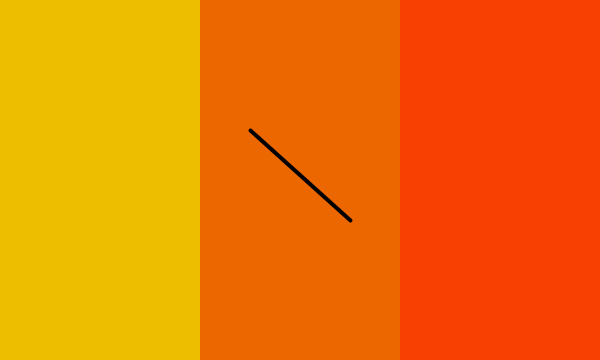
Frame 1 (no input)
Frame 60 (the mouse pressed at the canvas centre just before this capture): identical to frame 1, image omitted
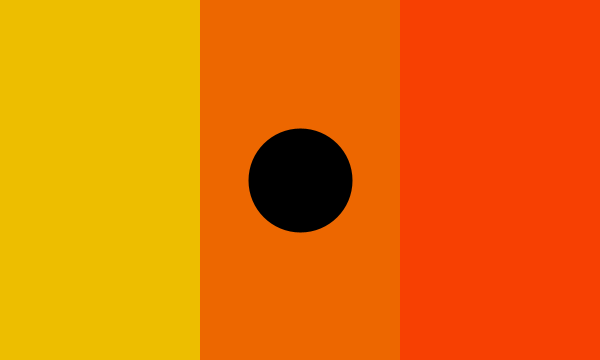
Frame 120 (the mouse held since frame 60 and released just before this capture)

The Processing sketch that drew these frames (run headless with seeded random() and noise(); from frame 60 on, the mouse is pressed at the canvas centre):

// Processing sketch: variablePractice
// ── variablePractice.pde
void setup() {
  size(600, 360);
}

void draw() {
  background(0);
  rectMode(CENTER);
  
  noStroke();
  fill(#EDBE00);
  rect(0,0,400,800);
  fill(#ED6700);
  rect(400,0,400,800);
  fill(#F74002);
  rect(600,0,400,800);
  
    stroke(0);
  strokeWeight(4);
  fill(0);
    if(mouseX > 400) {
      square(300,180,100);
    } else  if(mouseX > 200) {
      circle(300,180,100);
    } else {
      line(250,130,350,220);
}

}
